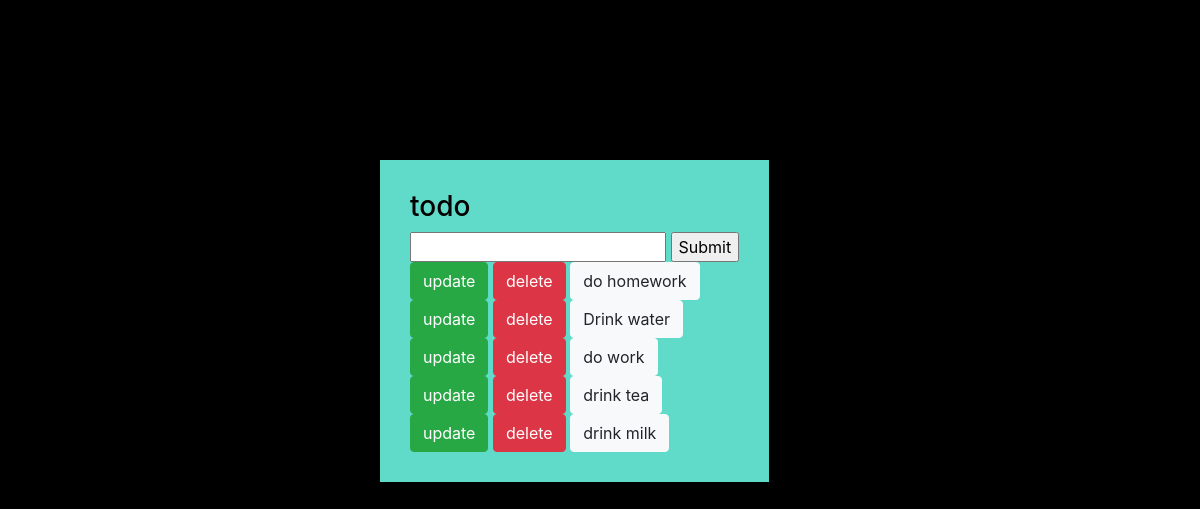
The app's page /, older data.
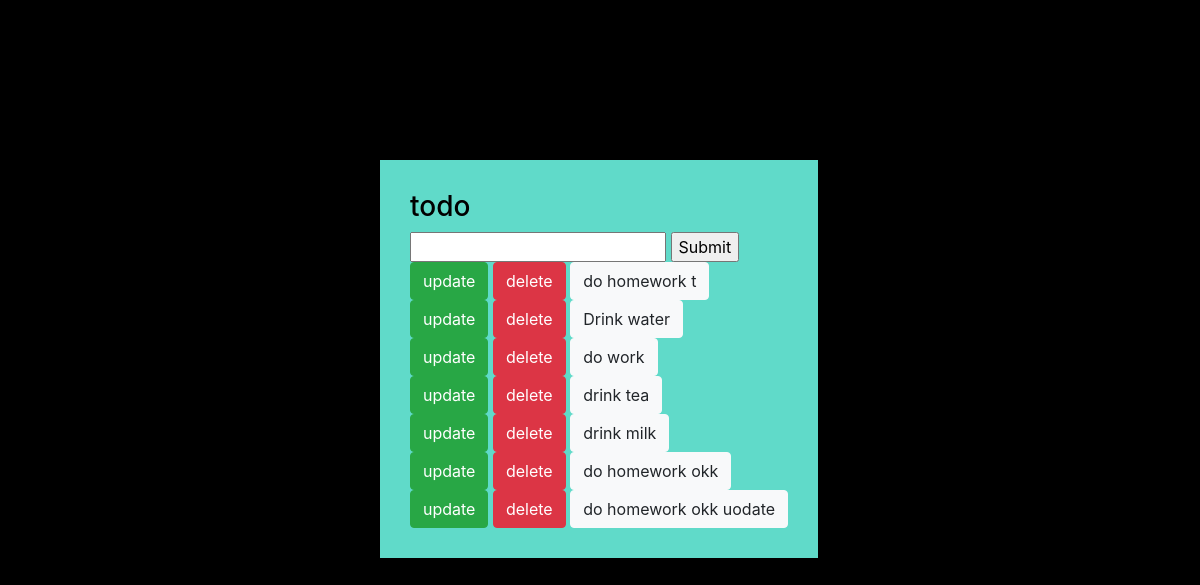
The same page, newer data.
### task/models.py (models this page shows)
class Task(models.Model):
    title=models.CharField(max_length=100)
    complete=models.BooleanField(default=False)
    created=models.DateTimeField(auto_now_add=True)
    def __str__(self):
        return self.title

### task/views.py (the view)
def index(request):
    task = Task.objects.all()
    form = TaskForm()
    if request.method == 'POST':
        form = TaskForm(request.POST)
        if form.is_valid():
            form.save()
            return redirect('/')
    context = {'task':task,'form':form}
    return render(request,'task/list.html',context)

### task/forms.py
class TaskForm(forms.ModelForm):
    class Meta:
        model = Task
        fields = '__all__'

### task/templates/task/list.html (shortened to what this page needs)
{% load static %}
<!DOCTYPE html>
<html lang="en">
<head>
    <link rel="stylesheet" href="https://maxcdn.bootstrapcdn.com/bootstrap/4.0.0/css/bootstrap.min.css">
    <link rel="stylesheet" href="static/css/main.css" >
</head>
<body>
    <div class="centered">
            <h3>todo</h3>
            <form method="POST" action="\" >
                {{ form.title }}
                <input type="submit" name="Create Task">
            </form>
            {% for task in task %}
                <div  class="row-element">
                    <a class="btn btn-success" href="{% url 'update_task'  task.id %}">update</a>
                    <a class="btn btn-danger" href="{% url 'delete'  task.id %}">delete</a>
                    {% if task.complete == True %}
                    <s class="btn btn-light">{{ task }}</s>
                    {% else %}
                    <span class="btn btn-light">{{ task }}</span>
                    {% endif %}
                </div>
            {% endfor %}
        </div>
</body>
</html>

### task/static/css/main.css (style rules this page uses)
.centered { position: fixed; left: 40%; top: 20%; margin-left: -100px; background-color:rgb(96, 218, 201); padding: 30px 30px; color:black; }
body { background-color: black; }

Row changes from the older to the newer data that the page shows:
changed Task: title "do homework" → "do homework t"
added Task: title "do homework okk"
added Task: title "do homework okk uodate"
